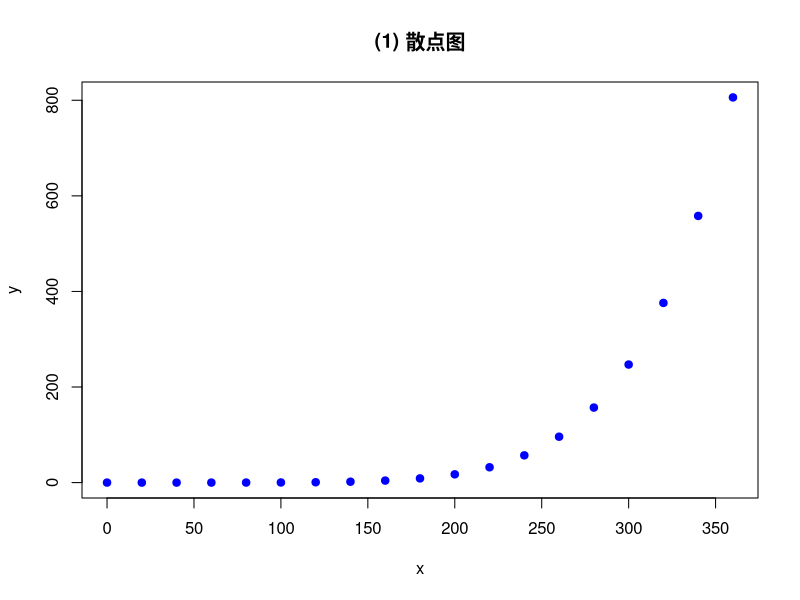
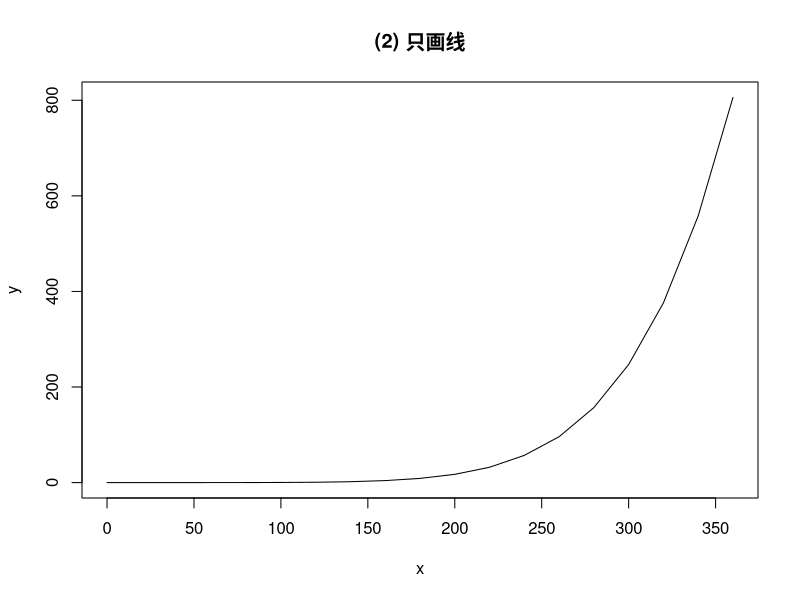
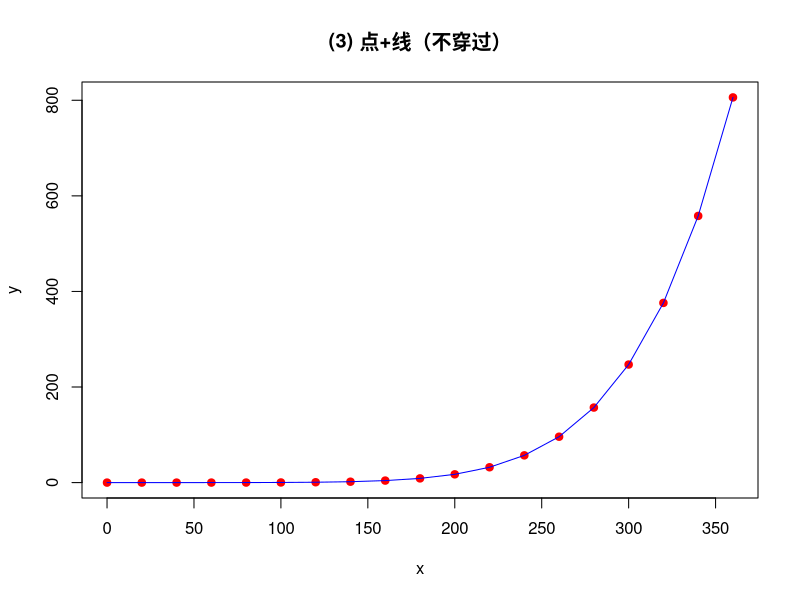
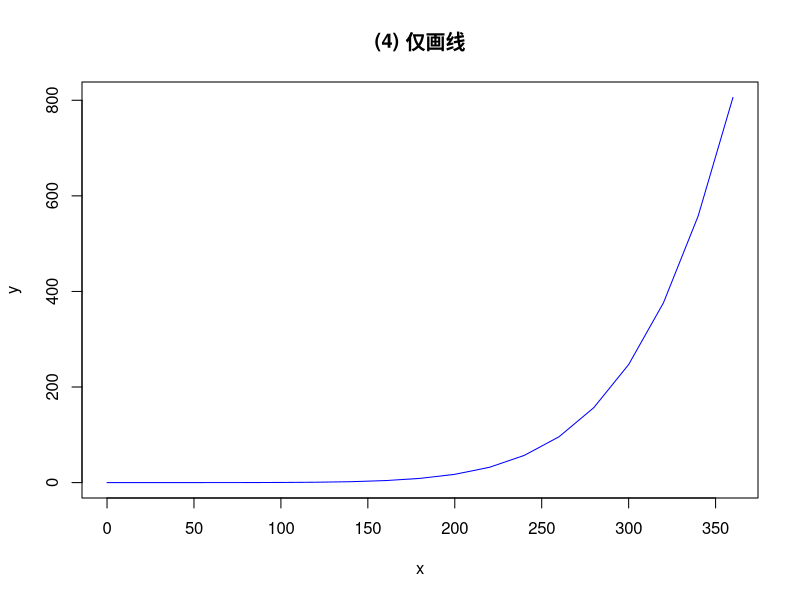
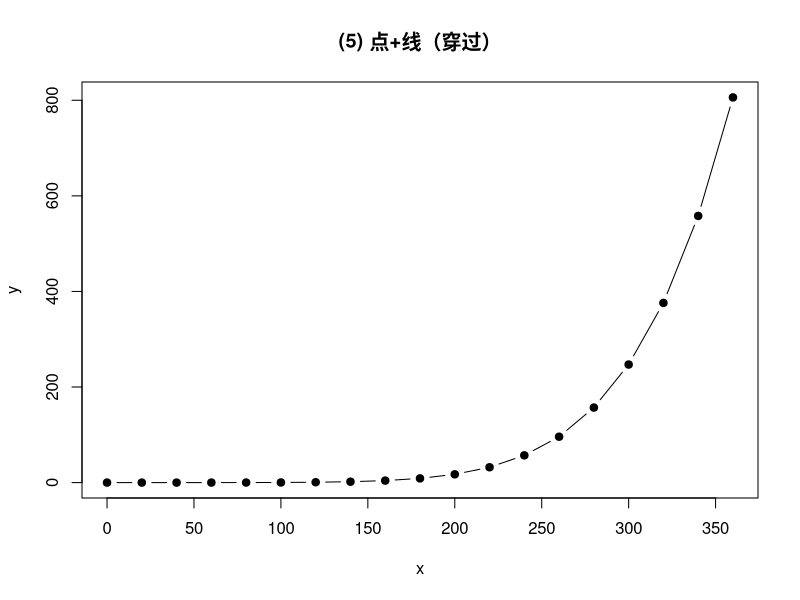
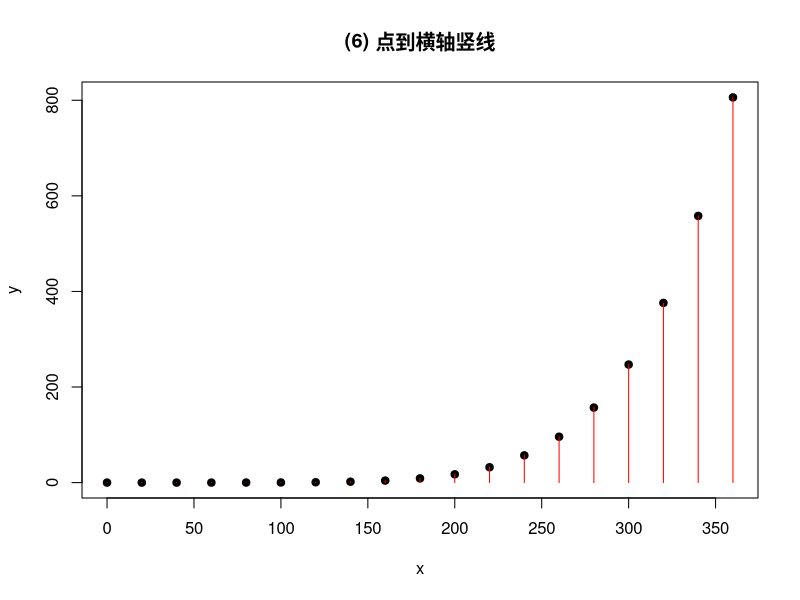
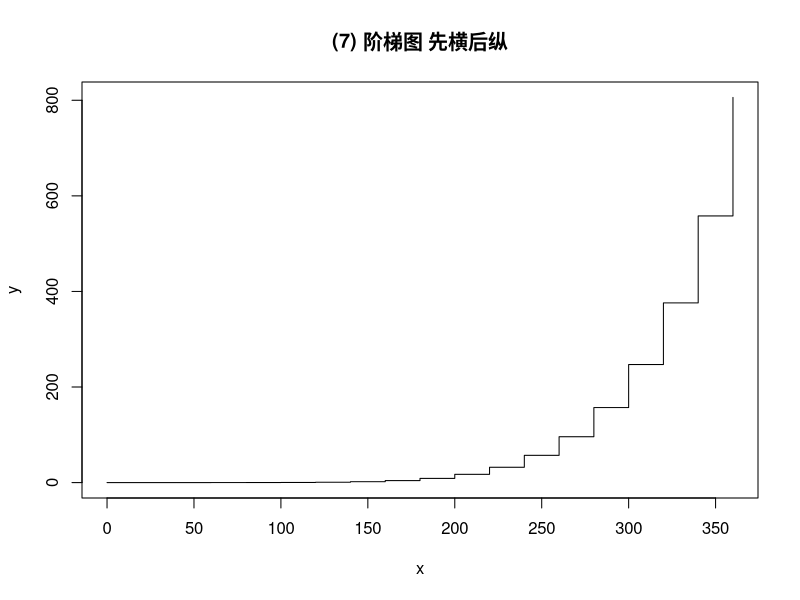
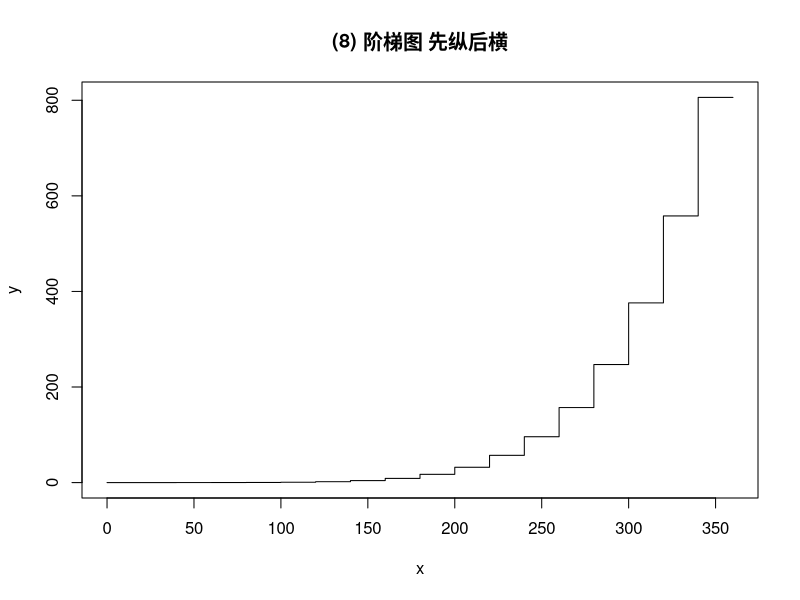

These figures' R source, in order:
# lab4-10 水蒸气温度与压力 9种绘图
data(pressure)
x <- pressure$temperature  # 温度 x
y <- pressure$pressure      # 压力 y

# (1) 绘出散点图（只画点）
plot(x, y, main = "(1) 散点图", pch = 19, col = "blue")

# (2) 只画线不画点
plot(x, y, type = "l", main = "(2) 只画线")

# (3) 同时绘点和画线，线不穿过点（点线分离）
plot(x, y, main = "(3) 点+线（不穿过）", pch = 19, col = "red")
lines(x, y, col = "blue")

# (4) 仅画(3)中的线
plot(x, y, type = "l", main = "(4) 仅画线", col = "blue")

# (5) 同时绘点和画线，线穿过点
plot(x, y, type = "b", main = "(5) 点+线（穿过）", pch = 19)

# (6) 绘出点到横轴的竖线
plot(x, y, main = "(6) 点到横轴竖线", pch = 19)
segments(x, 0, x, y, col = "red")

# (7) 阶梯图（先横再纵）
plot(x, y, type = "s", main = "(7) 阶梯图 先横后纵")

# (8) 阶梯图（先纵再横）
plot(x, y, type = "S", main = "(8) 阶梯图 先纵后横")

# (9) 空图，不绘任何图形
plot(x, y, type = "n", main = "(9) 空图")
